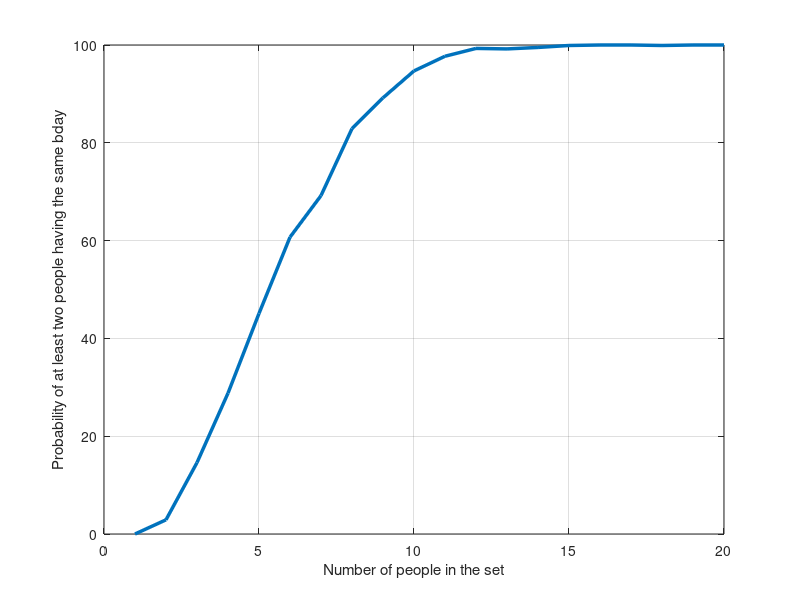

MATLAB code to generate this figure:
% This code is to calculate the probability of at least two people,
% from a set (e.g., students in a classroom),
% were born on exactly the same day in a cluster.
clc;
clearvars;
close all;
dbstop if error;
num_days = 365; % number of days considered
num_trial = 1e3; % number of trials for monte-carlo simulation
num_ppl = 1:5:100; % number of people in the set
counter = zeros(length(num_ppl),1); % a counter that counts if there are at least two people with the same birthday
for j = 1:length(num_ppl)
    bdays = randi(num_days,num_ppl(j),num_trial); % randomly generated birthdays for everyone in the set and for all the trials
    for i = 1:num_trial
        ch = numel(unique(bdays(:,i)))~= size(bdays,1);
        counter(j) = counter(j) + ch;
    end
end
prob = 100*counter/num_trial;
figure;
plot(prob, 'linewidth', 2.5);
grid on;
xlabel('Number of people in the set');
ylabel('Probability of at least two people having the same bday');